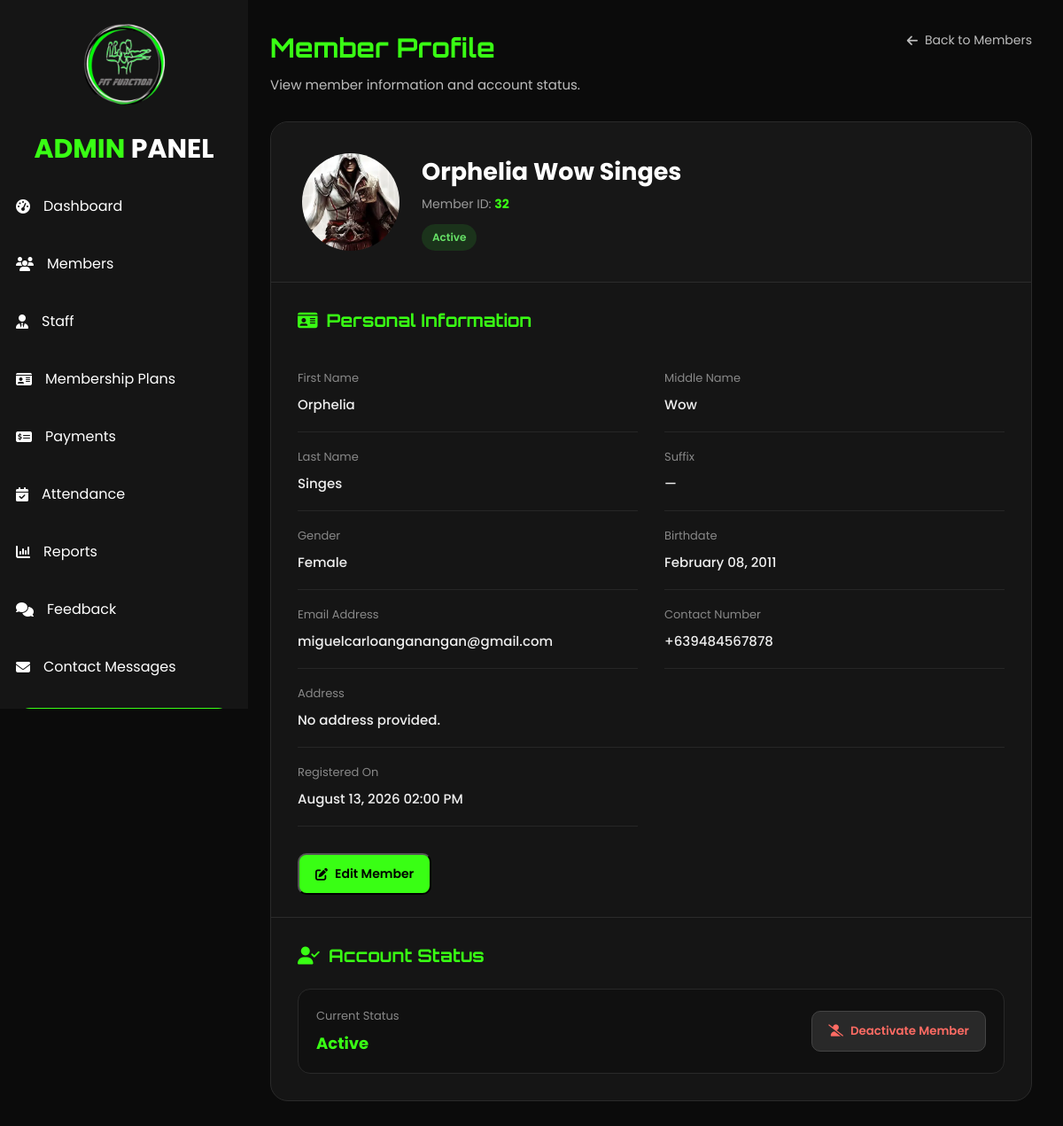
The app's page /member_view_admin.php?id=32 (signed in) with its own data.
### tables this page shows
CREATE TABLE `signup` (
  `id` int(100) NOT NULL,
  `first_name` varchar(100) NOT NULL,
  `middlename` varchar(100) DEFAULT NULL,
  `last_name` varchar(100) NOT NULL,
  `suffix` varchar(20) DEFAULT NULL,
  `email` varchar(150) NOT NULL,
  `contact_number` varchar(30) NOT NULL,
  `gender` enum('Male','Female','Rather not say') NOT NULL,
  `birthdate` date NOT NULL,
  `password` varchar(255) NOT NULL,
  `created_at` timestamp NOT NULL DEFAULT CURRENT_TIMESTAMP ON UPDATE CURRENT_TIMESTAMP,
  `verification_code` varchar(6) NOT NULL,
  `verification_expiry` datetime NOT NULL,
  `email_verified` tinyint(1) NOT NULL DEFAULT '0',
  `status` varchar(20) NOT NULL DEFAULT 'Pending',
  `address` varchar(255) DEFAULT NULL,
  `profile_picture` varchar(255) DEFAULT NULL
);

### member_view_admin.php (the view, shortened to what this page needs)
<?php
require_once("includes/admin_auth.php");
$member_id = (int)$_GET['id'];
$stmt = $con->prepare("
    SELECT
        id,
        first_name,
        middlename,
        last_name,
        suffix,
        email,
        contact_number,
        gender,
        birthdate,
        status,
        address,
        profile_picture,
        created_at
    FROM signup
    WHERE id = ?
    LIMIT 1
");
$stmt->bind_param("i", $member_id);
$stmt->execute();
$result = $stmt->get_result();
$member = $result->fetch_assoc();
$fullName = $member['first_name'];
if(!empty($member['middlename'])){
    $fullName .= " " . $member['middlename'];
}
$fullName .= " " . $member['last_name'];
$profilePicture = "";
if(!empty($member['profile_picture'])){
    $profilePicture = $member['profile_picture'];
}
?>
<!DOCTYPE html>
<html lang="en">
<head>
<link
rel="stylesheet"
href="https://cdnjs.cloudflare.com/ajax/libs/font-awesome/6.7.2/css/all.min.css">
<link
rel="stylesheet"
href="assets/css/admin.css">
</head>
<body>
<div class="wrapper">
    <?php include("includes/admin_sidebar.php"); ?>
    <div class="main">
        <div class="member-view-content">
<div class="member-view-header">
    <div class="member-view-title">
        <h2>
            Member Profile
        </h2>
        <p>
            View member information and account status.
        </p>
    </div>
    <a
        href="members_admin.php"
        class="back-members"
    >
        <i class="fa-solid fa-arrow-left"></i>
        Back to Members
    </a>
</div>
            <div class="member-profile-card">
                <div class="member-profile-top">
                    <div class="large-member-avatar">
    <?php if(!empty($profilePicture)): ?>
        <img
    src="<?php echo htmlspecialchars($profilePicture); ?>"
    alt="Member Profile Picture"
>
    <?php else: ?>
        <i class="fa-solid fa-user"></i>
    <?php endif; ?>
</div>
                    <div class="member-profile-name">
                        <h1>
                            <?php echo htmlspecialchars($fullName); ?>
                        </h1>
                        <p>
                            Member ID:
                            <strong>
                                <?php echo $member['id']; ?>
                            </strong>
                        </p>
                        <?php
                        $statusClass =
                            strtolower($member['status']);
                        ?>
                        <span
                            class="member-status <?php echo $statusClass; ?>"
                        >
                            <?php
                            echo htmlspecialchars(
                                $member['status']
                            );
                            ?>
                        </span>
                    </div>
                </div>
                <div class="member-information">
                    <h3>
                        <i class="fa-solid fa-id-card"></i>
                        Personal Information
                    </h3>
                    <div class="member-info-grid">
                        <div class="member-info-item">
                            <span>
                                First Name
                            </span>
                            <strong>
                                <?php
                                echo htmlspecialchars(
                                    $member['first_name']
                                );
                                ?>
                            </strong>
                        </div>
                        <div class="member-info-item">
                            <span>
                                Middle Name
                            </span>
                            <strong>
                                <?php
                                echo !empty($member['middlename'])
                                    ? htmlspecialchars($member['middlename'])
                                    : "—";
                                ?>
                            </strong>
                        </div>
                        <div class="member-info-item">
                            <span>
                                Last Name
                            </span>
                            <strong>
                                <?php
                                echo htmlspecialchars(
                                    $member['last_name']
                                );
                                ?>
                            </strong>
                        </div>
                        <div class="member-info-item">
                            <span>
                                Suffix
                            </span>
                            <strong>
                                <?php
                                echo !empty($member['suffix'])
                                    ? htmlspecialchars($member['suffix'])
                                    : "—";
                                ?>
                            </strong>
                        </div>
                        <div class="member-info-item">
                            <span>
                                Gender
                            </span>
                            <strong>
                                <?php
                                echo htmlspecialchars(
                                    $member['gender']
                                );
                                ?>
                            </strong>
                        </div>
                        <div class="member-info-item">
                            <span>
                                Birthdate
                            </span>
                            <strong>
                                <?php
                                echo date(
                                    "F d, Y",
                                    strtotime($member['birthdate'])
                                );
                                ?>
                            </strong>
                        </div>
                        <div class="member-info-item">
                            <span>
                                Email Address
                            </span>
                            <strong>
                                <?php
                                echo htmlspecialchars(
                                    $member['email']
                                );
                                ?>
                            </strong>
                        </div>
                        <div class="member-info-item">
                            <span>
                                Contact Number
                            </span>
                            <strong>
                                <?php
                                echo htmlspecialchars(
                                    $member['contact_number']
                                );
                                ?>
                            </strong>
                        </div>
                        <div class="member-info-item full-width">
                            <span>
                                Address
                            </span>
                            <strong>
                                <?php
                                echo !empty($member['address'])
                                    ? htmlspecialchars($member['address'])
                                    : "No address provided.";
                                ?>
                            </strong>
                        </div>
                        <div class="member-info-item">
                            <span>
                                Registered On
                            </span>
                            <strong>
                                <?php
                                echo date(
                                    "F d, Y h:i A",
                                    strtotime($member['created_at'])
                                );
                                ?>
                            </strong>
                        </div>
                    </div>
                </div>
                <div class="member-profile-actions">
    <button
        type="button"
        class="edit-member-btn"
        onclick="openEditMemberModal()"
    >
        <i class="fa-solid fa-pen-to-square"></i>
        Edit Member
    </button>
</div>
                <div class="member-account-section">
                    <h3>
                        <i class="fa-solid fa-user-check"></i>
                        Account Status
                    </h3>
                    <div class="account-status-box">
                        <div>
                            <span>
                                Current Status
                            </span>
                            <strong>
                                <?php
                                echo htmlspecialchars(
                                    $member['status']
                                );
                                ?>
                            </strong>
                        </div>
                        <div class="status-action">
<?php if($member['status'] === "Active"): ?>
    <button
        type="button"
        class="status-btn deactivate"
        onclick="openStatusModal(
            <?php echo $member['id']; ?>,
            'deactivate'
        )"
    >
        <i class="fa-solid fa-user-slash"></i>
        Deactivate Member
    </button>
<?php endif; ?>
                        </div>
                    </div>
                </div>
            </div>
        </div>
    </div>
</div>
</body>
</html>

### records on screen
signup: profile_picture (picture), fullName "Orphelia Wow Singes", id "32", status "Active", first_name "Orphelia", middlename "Wow", last_name "Singes", gender "Female", birthdate "February 08, 2011", email "miguelcarloanganangan@gmail.com", contact_number "+639484567878", created_at "August 13, 2026 02:00 PM"
